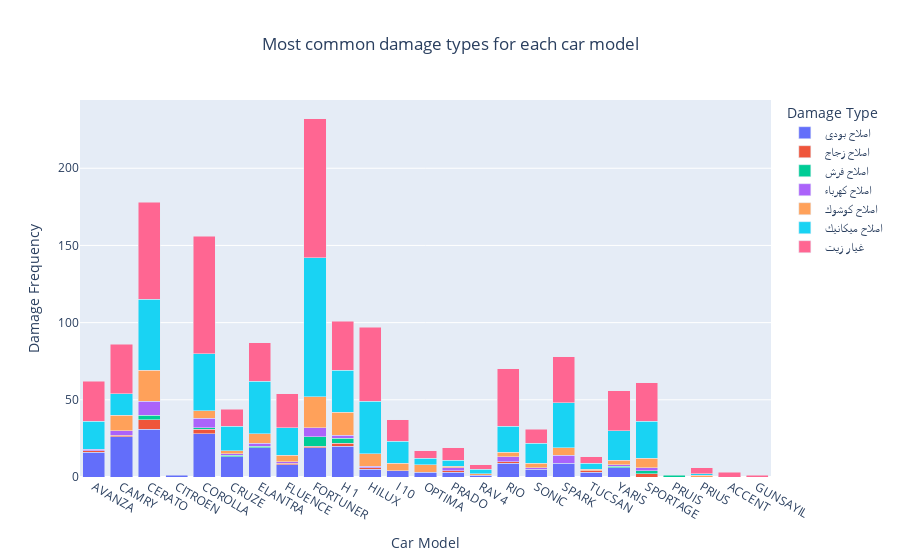
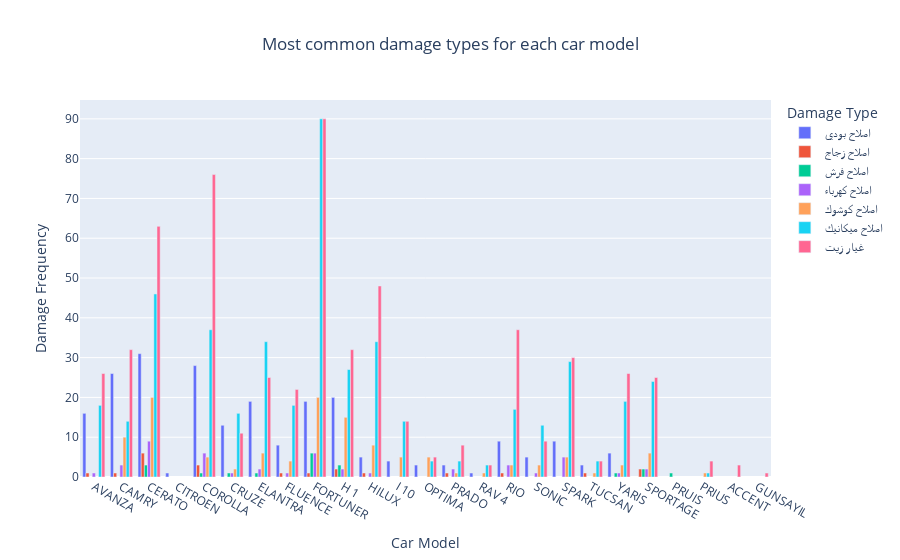

Here is the notebook cell these charts were saved with, in order:
### Code cell
damage_Type_car = df.groupby(['damage type','car'])['damage type'].count().reset_index(name='Frequency')
# Plot stacked bar chart
fig = px.bar(damage_Type_car, 
             x='car', 
             y='Frequency', 
             color='damage type',
             barmode='stack',
             title="Most common damage types for each car model",
             labels={'car': 'Car Model', 'Frequency': 'Damage Frequency', 'damage type': 'Damage Type'}
            )
fig.update_layout(title_x=0.5)
fig.show()
#st.plotly_chart(fig,theme=None, use_container_width=True)
# Plot grouped bar chart
fig = px.bar(damage_Type_car,
            x='car', 
            y='Frequency', 
            color='damage type',
            barmode='group',
            title="Most common damage types for each car model",
            labels={'car': 'Car Model', 'Frequency': 'Damage Frequency', 'damage type': 'Damage Type'}
            )
fig.update_layout(title_x=0.5)
fig.show()
#st.plotly_chart(fig,theme=None, use_container_width=True)

### Figure 1 — Plotly figure (JSON) as saved in the notebook; plotly's stock layout.template omitted (floating-point values rounded to 4 significant figures)
{"data": [{"alignmentgroup": "True", "hovertemplate": "Damage Type=اصلاح بودي<br>Car Model=%{x}<br>Damage Frequency=%{y}<extra></extra>", "legendgroup": "اصلاح بودي", "marker": {"color": "#636efa", "pattern": {"shape": ""}}, "name": "اصلاح بودي", "offsetgroup": "اصلاح بودي", "orientation": "v", "showlegend": true, "textposition": "auto", "type": "bar", "x": ["AVANZA", "CAMRY", "CERATO", "CITROEN", "COROLLA", "CRUZE", "ELANTRA", "FLUENCE", "FORTUNER", "H 1", "HILUX", "I 10", "OPTIMA", "PRADO", "RAV 4", "RIO", "SONIC", "SPARK", "TUCSAN", "YARIS"], "xaxis": "x", "y": [16, 26, 31, 1, 28, 13, 19, 8, 19, 20, 5, 4, 3, 3, 1, 9, 5, 9, 3, 6], "yaxis": "y"}, {"alignmentgroup": "True", "hovertemplate": "Damage Type=اصلاح زجاج<br>Car Model=%{x}<br>Damage Frequency=%{y}<extra></extra>", "legendgroup": "اصلاح زجاج", "marker": {"color": "#EF553B", "pattern": {"shape": ""}}, "name": "اصلاح زجاج", "offsetgroup": "اصلاح زجاج", "orientation": "v", "showlegend": true, "textposition": "auto", "type": "bar", "x": ["AVANZA", "CAMRY", "CERATO", "COROLLA", "FLUENCE", "FORTUNER", "H 1", "HILUX", "PRADO", "RIO", "SPORTAGE", "TUCSAN"], "xaxis": "x", "y": [1, 1, 6, 3, 1, 1, 2, 1, 1, 1, 2, 1], "yaxis": "y"}, {"alignmentgroup": "True", "hovertemplate": "Damage Type=اصلاح فرش<br>Car Model=%{x}<br>Damage Frequency=%{y}<extra></extra>", "legendgroup": "اصلاح فرش", "marker": {"color": "#00cc96", "pattern": {"shape": ""}}, "name": "اصلاح فرش", "offsetgroup": "اصلاح فرش", "orientation": "v", "showlegend": true, "textposition": "auto", "type": "bar", "x": ["CERATO", "COROLLA", "CRUZE", "ELANTRA", "FORTUNER", "H 1", "PRUIS", "SPORTAGE", "YARIS"], "xaxis": "x", "y": [3, 1, 1, 1, 6, 3, 1, 2, 1], "yaxis": "y"}, {"alignmentgroup": "True", "hovertemplate": "Damage Type=اصلاح كهرباء<br>Car Model=%{x}<br>Damage Frequency=%{y}<extra></extra>", "legendgroup": "اصلاح كهرباء", "marker": {"color": "#ab63fa", "pattern": {"shape": ""}}, "name": "اصلاح كهرباء", "offsetgroup": "اصلاح كهرباء", "orientation": "v", "showlegend": true, "textposition": "auto", "type": "bar", "x": ["AVANZA", "CAMRY", "CERATO", "COROLLA", "CRUZE", "ELANTRA", "FLUENCE", "FORTUNER", "H 1", "HILUX", "PRADO", "RIO", "SONIC", "SPARK", "SPORTAGE", "YARIS"], "xaxis": "x", "y": [1, 3, 9, 6, 1, 2, 1, 6, 2, 1, 2, 3, 1, 5, 2, 1], "yaxis": "y"}, {"alignmentgroup": "True", "hovertemplate": "Damage Type=اصلاح كوشوك<br>Car Model=%{x}<br>Damage Frequency=%{y}<extra></extra>", "legendgroup": "اصلاح كوشوك", "marker": {"color": "#FFA15A", "pattern": {"shape": ""}}, "name": "اصلاح كوشوك", "offsetgroup": "اصلاح كوشوك", "orientation": "v", "showlegend": true, "textposition": "auto", "type": "bar", "x": ["CAMRY", "CERATO", "COROLLA", "CRUZE", "ELANTRA", "FLUENCE", "FORTUNER", "H 1", "HILUX", "I 10", "OPTIMA", "PRADO", "PRIUS", "RAV 4", "RIO", "SONIC", "SPARK", "SPORTAGE", "TUCSAN", "YARIS"], "xaxis": "x", "y": [10, 20, 5, 2, 6, 4, 20, 15, 8, 5, 5, 1, 1, 1, 3, 3, 5, 6, 1, 3], "yaxis": "y"}, {"alignmentgroup": "True", "hovertemplate": "Damage Type=اصلاح ميكانيك<br>Car Model=%{x}<br>Damage Frequency=%{y}<extra></extra>", "legendgroup": "اصلاح ميكانيك", "marker": {"color": "#19d3f3", "pattern": {"shape": ""}}, "name": "اصلاح ميكانيك", "offsetgroup": "اصلاح ميكانيك", "orientation": "v", "showlegend": true, "textposition": "auto", "type": "bar", "x": ["AVANZA", "CAMRY", "CERATO", "COROLLA", "CRUZE", "ELANTRA", "FLUENCE", "FORTUNER", "H 1", "HILUX", "I 10", "OPTIMA", "PRADO", "PRIUS", "RAV 4", "RIO", "SONIC", "SPARK", "SPORTAGE", "TUCSAN", "YARIS"], "xaxis": "x", "y": [18, 14, 46, 37, 16, 34, 18, 90, 27, 34, 14, 4, 4, 1, 3, 17, 13, 29, 24, 4, 19], "yaxis": "y"}, {"alignmentgroup": "True", "hovertemplate": "Damage Type=غيار زيت<br>Car Model=%{x}<br>Damage Frequency=%{y}<extra></extra>", "legendgroup": "غيار زيت", "marker": {"color": "#FF6692", "pattern": {"shape": ""}}, "name": "غيار زيت", "offsetgroup": "غيار زيت", "orientation": "v", "showlegend": true, "textposition": "auto", "type": "bar", "x": ["ACCENT", "AVANZA", "CAMRY", "CERATO", "COROLLA", "CRUZE", "ELANTRA", "FLUENCE", "FORTUNER", "GUNSAYIL", "H 1", "HILUX", "I 10", "OPTIMA", "PRADO", "PRIUS", "RAV 4", "RIO", "SONIC", "SPARK", "SPORTAGE", "TUCSAN", "YARIS"], "xaxis": "x", "y": [3, 26, 32, 63, 76, 11, 25, 22, 90, 1, 32, 48, 14, 5, 8, 4, 3, 37, 9, 30, 25, 4, 26], "yaxis": "y"}], "layout": {"barmode": "stack", "legend": {"title": {"text": "Damage Type"}, "tracegroupgap": 0}, "title": {"text": "Most common damage types for each car model", "x": 0.5}, "xaxis": {"anchor": "y", "domain": [0, 1], "title": {"text": "Car Model"}}, "yaxis": {"anchor": "x", "domain": [0, 1], "title": {"text": "Damage Frequency"}}}}

### Figure 2 — Plotly figure (JSON) as saved in the notebook; plotly's stock layout.template omitted (floating-point values rounded to 4 significant figures)
{"data": [{"alignmentgroup": "True", "hovertemplate": "Damage Type=اصلاح بودي<br>Car Model=%{x}<br>Damage Frequency=%{y}<extra></extra>", "legendgroup": "اصلاح بودي", "marker": {"color": "#636efa", "pattern": {"shape": ""}}, "name": "اصلاح بودي", "offsetgroup": "اصلاح بودي", "orientation": "v", "showlegend": true, "textposition": "auto", "type": "bar", "x": ["AVANZA", "CAMRY", "CERATO", "CITROEN", "COROLLA", "CRUZE", "ELANTRA", "FLUENCE", "FORTUNER", "H 1", "HILUX", "I 10", "OPTIMA", "PRADO", "RAV 4", "RIO", "SONIC", "SPARK", "TUCSAN", "YARIS"], "xaxis": "x", "y": [16, 26, 31, 1, 28, 13, 19, 8, 19, 20, 5, 4, 3, 3, 1, 9, 5, 9, 3, 6], "yaxis": "y"}, {"alignmentgroup": "True", "hovertemplate": "Damage Type=اصلاح زجاج<br>Car Model=%{x}<br>Damage Frequency=%{y}<extra></extra>", "legendgroup": "اصلاح زجاج", "marker": {"color": "#EF553B", "pattern": {"shape": ""}}, "name": "اصلاح زجاج", "offsetgroup": "اصلاح زجاج", "orientation": "v", "showlegend": true, "textposition": "auto", "type": "bar", "x": ["AVANZA", "CAMRY", "CERATO", "COROLLA", "FLUENCE", "FORTUNER", "H 1", "HILUX", "PRADO", "RIO", "SPORTAGE", "TUCSAN"], "xaxis": "x", "y": [1, 1, 6, 3, 1, 1, 2, 1, 1, 1, 2, 1], "yaxis": "y"}, {"alignmentgroup": "True", "hovertemplate": "Damage Type=اصلاح فرش<br>Car Model=%{x}<br>Damage Frequency=%{y}<extra></extra>", "legendgroup": "اصلاح فرش", "marker": {"color": "#00cc96", "pattern": {"shape": ""}}, "name": "اصلاح فرش", "offsetgroup": "اصلاح فرش", "orientation": "v", "showlegend": true, "textposition": "auto", "type": "bar", "x": ["CERATO", "COROLLA", "CRUZE", "ELANTRA", "FORTUNER", "H 1", "PRUIS", "SPORTAGE", "YARIS"], "xaxis": "x", "y": [3, 1, 1, 1, 6, 3, 1, 2, 1], "yaxis": "y"}, {"alignmentgroup": "True", "hovertemplate": "Damage Type=اصلاح كهرباء<br>Car Model=%{x}<br>Damage Frequency=%{y}<extra></extra>", "legendgroup": "اصلاح كهرباء", "marker": {"color": "#ab63fa", "pattern": {"shape": ""}}, "name": "اصلاح كهرباء", "offsetgroup": "اصلاح كهرباء", "orientation": "v", "showlegend": true, "textposition": "auto", "type": "bar", "x": ["AVANZA", "CAMRY", "CERATO", "COROLLA", "CRUZE", "ELANTRA", "FLUENCE", "FORTUNER", "H 1", "HILUX", "PRADO", "RIO", "SONIC", "SPARK", "SPORTAGE", "YARIS"], "xaxis": "x", "y": [1, 3, 9, 6, 1, 2, 1, 6, 2, 1, 2, 3, 1, 5, 2, 1], "yaxis": "y"}, {"alignmentgroup": "True", "hovertemplate": "Damage Type=اصلاح كوشوك<br>Car Model=%{x}<br>Damage Frequency=%{y}<extra></extra>", "legendgroup": "اصلاح كوشوك", "marker": {"color": "#FFA15A", "pattern": {"shape": ""}}, "name": "اصلاح كوشوك", "offsetgroup": "اصلاح كوشوك", "orientation": "v", "showlegend": true, "textposition": "auto", "type": "bar", "x": ["CAMRY", "CERATO", "COROLLA", "CRUZE", "ELANTRA", "FLUENCE", "FORTUNER", "H 1", "HILUX", "I 10", "OPTIMA", "PRADO", "PRIUS", "RAV 4", "RIO", "SONIC", "SPARK", "SPORTAGE", "TUCSAN", "YARIS"], "xaxis": "x", "y": [10, 20, 5, 2, 6, 4, 20, 15, 8, 5, 5, 1, 1, 1, 3, 3, 5, 6, 1, 3], "yaxis": "y"}, {"alignmentgroup": "True", "hovertemplate": "Damage Type=اصلاح ميكانيك<br>Car Model=%{x}<br>Damage Frequency=%{y}<extra></extra>", "legendgroup": "اصلاح ميكانيك", "marker": {"color": "#19d3f3", "pattern": {"shape": ""}}, "name": "اصلاح ميكانيك", "offsetgroup": "اصلاح ميكانيك", "orientation": "v", "showlegend": true, "textposition": "auto", "type": "bar", "x": ["AVANZA", "CAMRY", "CERATO", "COROLLA", "CRUZE", "ELANTRA", "FLUENCE", "FORTUNER", "H 1", "HILUX", "I 10", "OPTIMA", "PRADO", "PRIUS", "RAV 4", "RIO", "SONIC", "SPARK", "SPORTAGE", "TUCSAN", "YARIS"], "xaxis": "x", "y": [18, 14, 46, 37, 16, 34, 18, 90, 27, 34, 14, 4, 4, 1, 3, 17, 13, 29, 24, 4, 19], "yaxis": "y"}, {"alignmentgroup": "True", "hovertemplate": "Damage Type=غيار زيت<br>Car Model=%{x}<br>Damage Frequency=%{y}<extra></extra>", "legendgroup": "غيار زيت", "marker": {"color": "#FF6692", "pattern": {"shape": ""}}, "name": "غيار زيت", "offsetgroup": "غيار زيت", "orientation": "v", "showlegend": true, "textposition": "auto", "type": "bar", "x": ["ACCENT", "AVANZA", "CAMRY", "CERATO", "COROLLA", "CRUZE", "ELANTRA", "FLUENCE", "FORTUNER", "GUNSAYIL", "H 1", "HILUX", "I 10", "OPTIMA", "PRADO", "PRIUS", "RAV 4", "RIO", "SONIC", "SPARK", "SPORTAGE", "TUCSAN", "YARIS"], "xaxis": "x", "y": [3, 26, 32, 63, 76, 11, 25, 22, 90, 1, 32, 48, 14, 5, 8, 4, 3, 37, 9, 30, 25, 4, 26], "yaxis": "y"}], "layout": {"barmode": "group", "legend": {"title": {"text": "Damage Type"}, "tracegroupgap": 0}, "title": {"text": "Most common damage types for each car model", "x": 0.5}, "xaxis": {"anchor": "y", "domain": [0, 1], "title": {"text": "Car Model"}}, "yaxis": {"anchor": "x", "domain": [0, 1], "title": {"text": "Damage Frequency"}}}}
